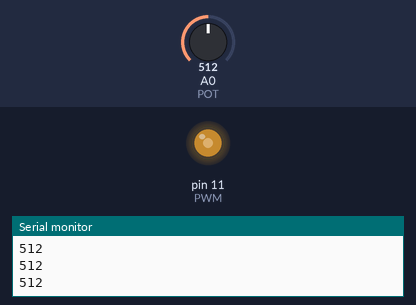
Simulated run of this sketch. Board: Arduino Uno, built with avr-gcc and run on an emulated ATmega328P. On the bench: output pins drawn as LEDs (lit = HIGH), the last lines printed to the serial monitor. The test bench sets the inputs (shaded band); at power-on: A0 (POT) = 512.

Above: at 1.2 s.
1.3 s: A0 (POT) set to 716
At 2.1 s:
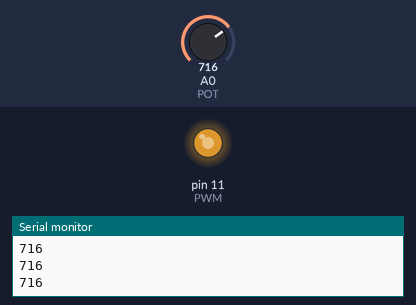
3.0 s: A0 (POT) set to 900
At 3.3 s:
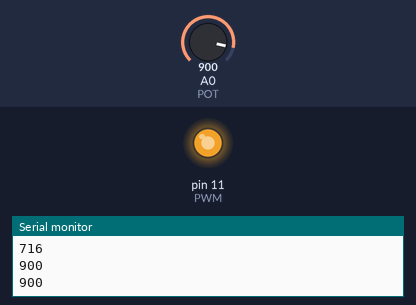
4.5 s: A0 (POT) set to 122
At 5.7 s:
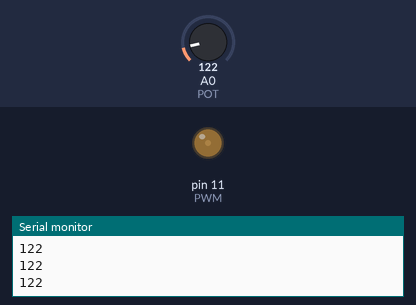
6.0 s: A0 (POT) set to 0
At 6.9 s:
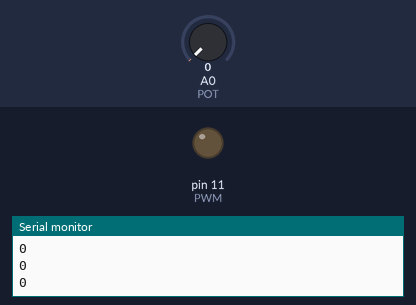
Timing chart, 0 to 8.5 s (numbered marks = the images above; inputs shaded):
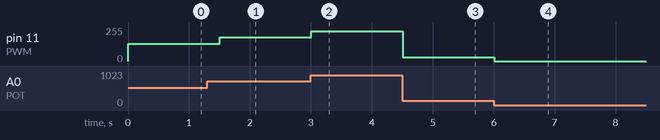

The sketch:

PWM_Puente_h.ino
```cpp
int POT = A0;

int PWM = 11;

void setup() {
  Serial.begin(9600);

}

int valor;
void loop() {
  valor = analogRead(POT);  // 0 - 1023
  Serial.println(valor);

  valor = valor/4;

  analogWrite(PWM,valor);  // 0 - 255

  delay(250);
}

//TAREA 1.- INVESTIGAR PULL UP EN ELECTRONICA (FORMA DE CONECTAR PUSH BUTTONS)
```

Measured:
- after the input at 1.3 s, pin 11 (PWM): 128/255 → 179/255 after 0.20 s
- after the input at 3.0 s, pin 11 (PWM): 179/255 → 225/255 at once
- after the input at 4.5 s, pin 11 (PWM): 225/255 → 30/255 at once
- after the input at 6.0 s, pin 11 (PWM): 30/255 → 0/255 at once
